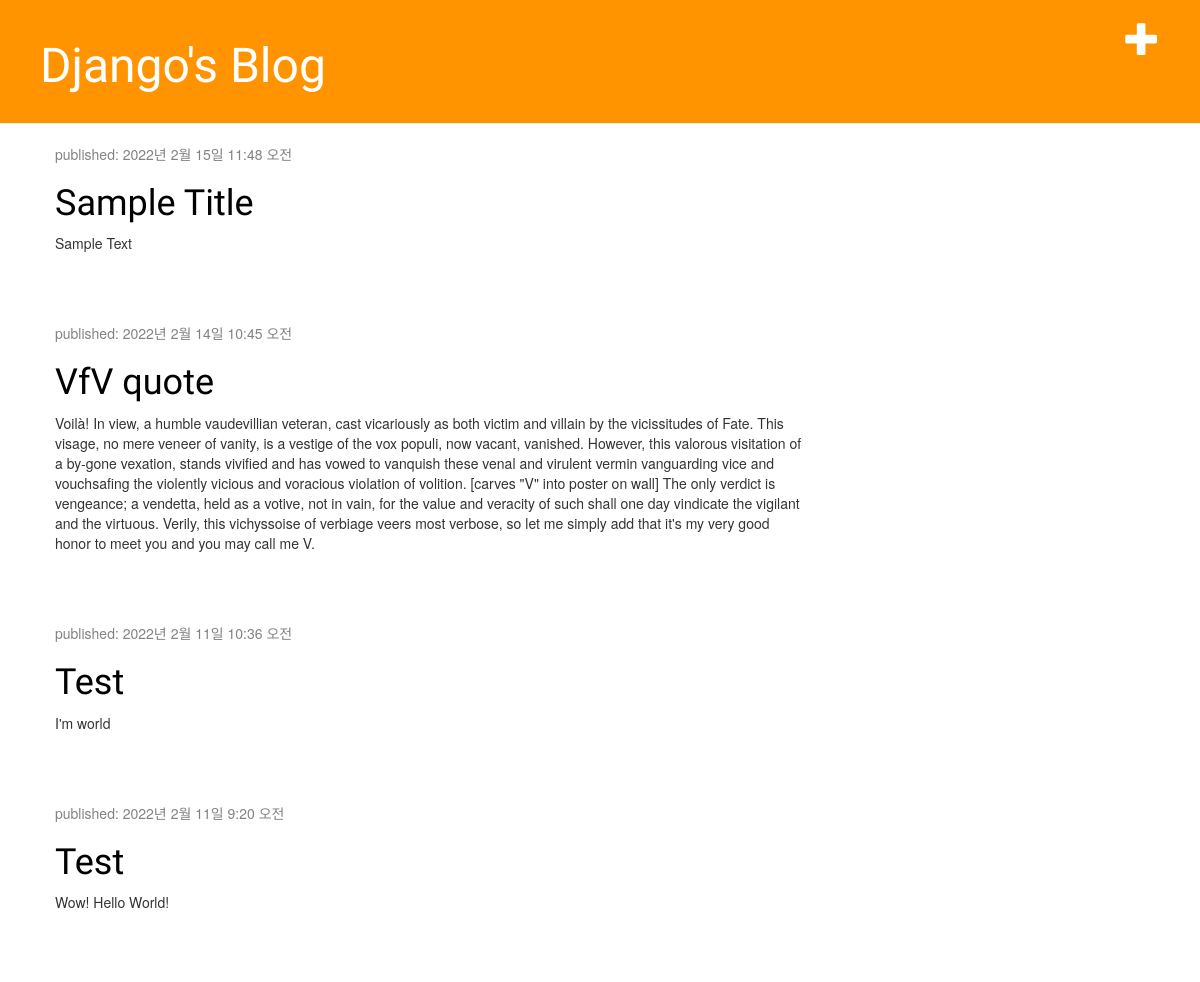
Screenshot of /blog/ with the database file from the repository.
### blog/models.py (models this page shows, shortened)
class Post(models.Model):
    author = models.ForeignKey('auth.User', on_delete=models.CASCADE)
    title = models.CharField(max_length=200, validators=[min_length_2_validator])
    text = models.TextField()
    created_date = models.DateTimeField(default=timezone.now)
    published_date = models.DateTimeField(blank=True, null=True)

### blog/views.py (the view)
# urls.py: path('', views.post_list, name='post_list_home'),
def post_list(request):
    posts = Post.objects.filter(published_date__lte=timezone.now()).order_by('-published_date')
    return render(request, 'blog/post_list.html', {'post_list': posts})

### blog/templates/Blog/post_list.html
{% extends 'blog/base.html' %}
{% block content %}
{% for post in post_list %}
<div class="post">
    <div class="date">
        <p>published: {{ post.published_date }}</p>
    </div>
    <h1><a href="{% url 'post_detail' pk=post.pk %}">{{ post.title }}</a></h1>
    <p>{{ post.text | linebreaksbr }}</p>
</div>
{% empty %}
<p>Blog에 불러올 글이 없습니다.</p>
{% endfor %}
{% endblock %}

### blog/static/css/blog.css (style rules this page uses)
h1, h2, h3, h4 { font-family: 'Lobster', cursive; }
.date { color: #828282; }
.post { margin-bottom: 70px; }
.post h1 a, .post h1 a:visited { color: #000000; }

### rows the page displays
Post: published_date "2022년 2월 15일 11:48 오전", title "Sample Title", text "Sample Text"
Post: published_date "2022년 2월 14일 10:45 오전", title "VfV quote", text "Voilà! In view, a humble vaudevillian veteran, cast vicariously as both victim and villain by the vicissitudes of Fate. This visage, no mere veneer of vanity, is a vestige of the vox populi, now vacant, vanished. However, this valorous visitation of a by-gone vexation, stands vivified and has vowed to vanquish these venal and virulent vermin vanguarding vice and vouchsafing the violently vicious and voracious violation of volition. [carves \"V\" into poster on wall] The only verdict is vengeance; a vendetta, held as a votive, not in vain, for the value and veracity of such shall one day vindicate the vigilant and the virtuous. Verily, this vichyssoise of verbiage veers most verbose, so let me…"
Post: published_date "2022년 2월 11일 10:36 오전", title "Test", text "I'm world"
Post: published_date "2022년 2월 11일 9:20 오전", title "Test", text "Wow! Hello World!"
